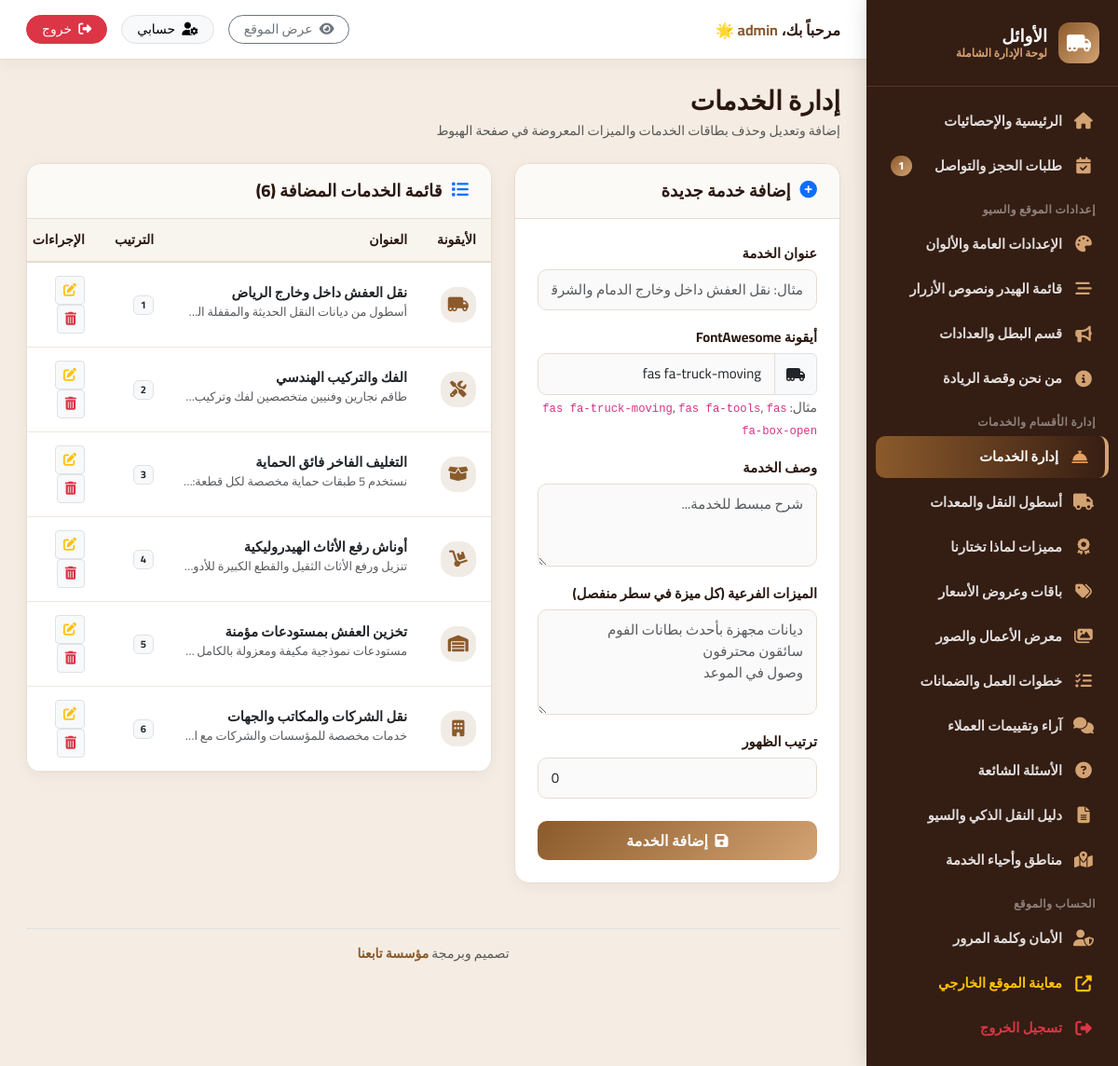
Before: /admin/services.php (signed in) with the older database file.
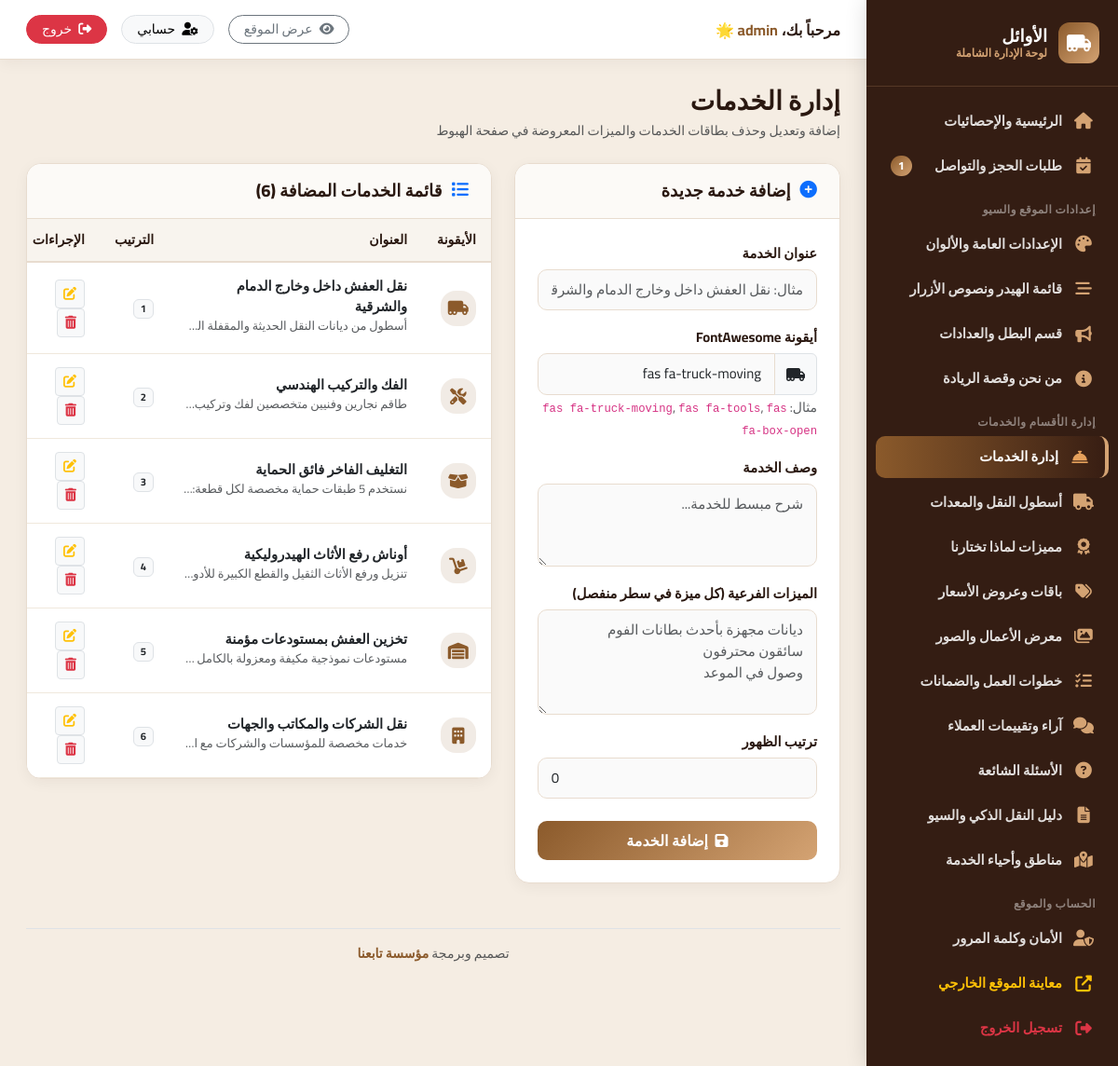
After: the same page with the newer database file.
### tables this page shows
CREATE TABLE services (
  id INTEGER PRIMARY KEY AUTOINCREMENT,
  title TEXT NOT NULL,
  icon TEXT NOT NULL,
  description TEXT NOT NULL,
  features TEXT NOT NULL,
  sort_order INTEGER DEFAULT 0,
  is_active INTEGER DEFAULT 1
);

### admin/services.php (the view, shortened to what the changed rows need)
<?php
require_once __DIR__ . '/includes/admin_header.php';
$services = $pdo->query("SELECT * FROM services ORDER BY sort_order ASC, id ASC")->fetchAll();
?>
<div class="row g-4">
  <div class="col-lg-7">
    <div class="content-card">
      <div class="content-card-body p-0">
        <div class="table-responsive">
          <table class="table table-hover align-middle mb-0">
            <thead>
              <tr>
                <th width="45">الأيقونة</th>
                <th>العنوان</th>
                <th>الترتيب</th>
                <th width="120">الإجراءات</th>
              </tr>
            </thead>
            <tbody>
              <?php if (empty($services)): ?>
                <tr><td colspan="4" class="text-center py-4 text-muted">لا توجد خدمات مضافة حتى الآن.</td></tr>
              <?php else: ?>
                <?php foreach ($services as $srv): ?>
                <tr>
                  <td>
                    <div class="stat-icon primary" style="width:38px;height:38px;font-size:1.1rem;">
                      <i class="<?= htmlspecialchars($srv['icon']) ?>"></i>
                    </div>
                  </td>
                  <td>
                    <strong class="d-block text-dark"><?= htmlspecialchars($srv['title']) ?></strong>
                    <small class="text-muted text-truncate d-inline-block" style="max-width:240px;"><?= htmlspecialchars($srv['description']) ?></small>
                  </td>
                  <td><span class="badge bg-light text-dark border"><?= $srv['sort_order'] ?></span></td>
                  <td>
                    <a href="services.php?edit_id=<?= $srv['id'] ?>" class="btn btn-sm btn-light border" title="تعديل">
                      <i class="fas fa-edit text-warning"></i>
                    </a>
                    <a href="services.php?delete_id=<?= $srv['id'] ?>" class="btn btn-sm btn-light border confirm-delete" title="حذف">
                      <i class="fas fa-trash-alt text-danger"></i>
                    </a>
                  </td>
                </tr>
                <?php endforeach; ?>
              <?php endif; ?>
            </tbody>
          </table>
        </div>
      </div>
    </div>
  </div>
</div>
<?php require_once __DIR__ . '/includes/admin_footer.php'; ?>

Changed rows visible on the page:
changed services: title "نقل العفش داخل وخارج الرياض" → "نقل العفش داخل وخارج الدمام والشرقية"
